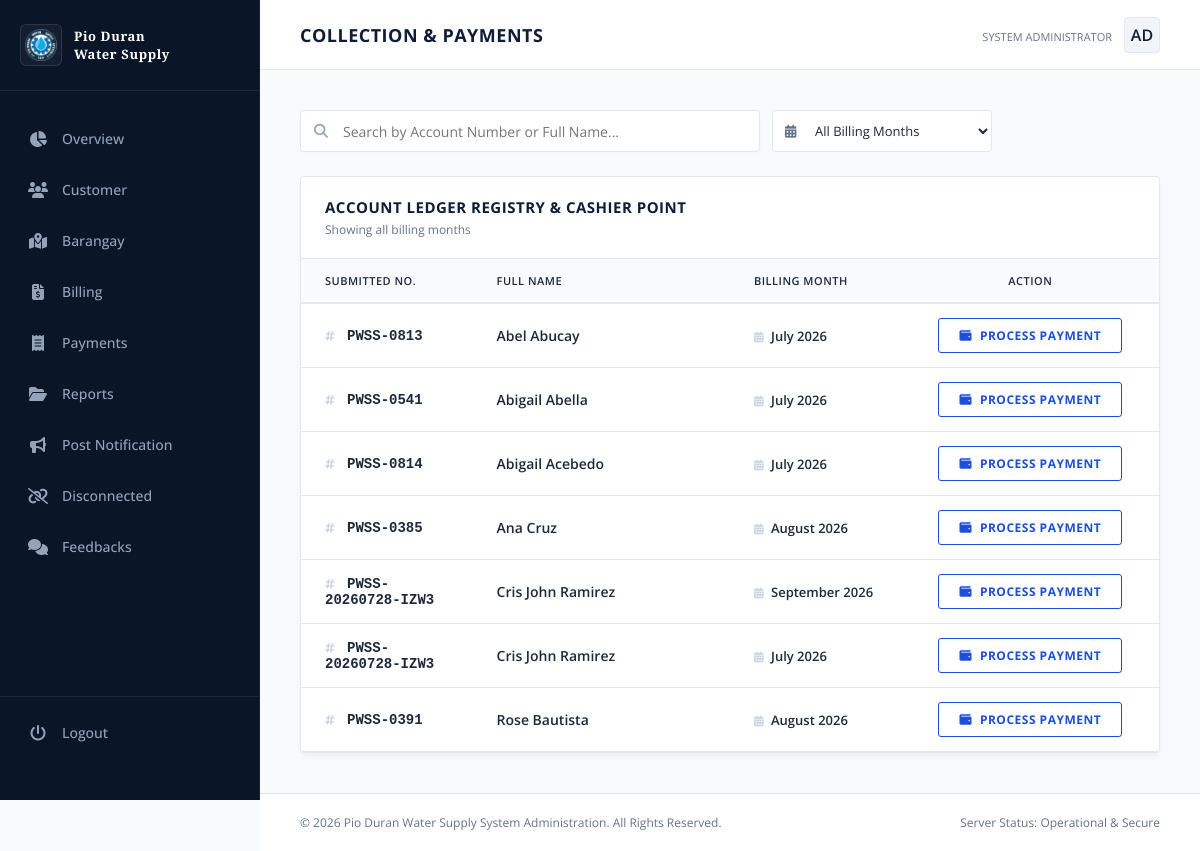
/pwss/payment/ (signed in), run on the app's committed database.
### core/models.py (models this page shows, shortened)
class Billing(models.Model):
    STATUS_CHOICES = (
        ('unpaid', 'Unpaid'),
        ('paid', 'Paid'),
    )
    customer = models.ForeignKey(
        Customer,
        on_delete=models.CASCADE,
        related_name="billings"
    )
    billing_month = models.DateField()
    previous_reading = models.DecimalField(
        max_digits=10,
        decimal_places=2
    )
    current_reading = models.DecimalField(
        max_digits=10,
        decimal_places=2,
        null=True,
        blank=True
    )
    consumption = models.DecimalField(
        max_digits=10,
        decimal_places=2,
        editable=False
    )
    rate_per_cubic = models.DecimalField(
        max_digits=10,
        decimal_places=2,
        default=Decimal("25.00")
    )
    connection_fee = models.DecimalField(
        max_digits=10,
        decimal_places=2,
        default=Decimal("0.00"),
        blank=True,
        null=True
    )
    reconnection_fee = models.DecimalField(
        max_digits=10,
        decimal_places=2,
        default=Decimal("0.00"),
        blank=True,
        null=True
    )
    violation_fee = models.DecimalField(
        max_digits=10,
        decimal_places=2,
        default=Decimal("0.00"),
        blank=True,
        null=True
    )
    penalty_fee = models.DecimalField(
        max_digits=10,
        decimal_places=2,
        default=Decimal("0.00"),
        blank=True,
        null=True
    )
    total_amount = models.DecimalField(
        max_digits=10,
        decimal_places=2,
        editable=False
    )
    due_date = models.DateField()
    status = models.CharField(
        max_length=20,
        choices=STATUS_CHOICES,
        default="unpaid"
    )
    created_at = models.DateTimeField(auto_now_add=True)

### customer/models.py (models this page shows, shortened)
class Customer(models.Model):
    STATUS_CHOICES = (
        ("new", "New Applicant"),
        ("old", "Old Customer"),
    )
    user = models.OneToOneField(
        User,
        on_delete=models.CASCADE,
        related_name="customer_profile"
    )
    firstname = models.CharField(max_length=200)
    lastname = models.CharField(max_length=200)
    middlename = models.CharField(max_length=200)
    submitter_no = models.CharField(
        max_length=250,
        unique=True,
        blank=True,
        null=True
    )
    address = models.CharField(max_length=250)
    barangay = models.ForeignKey(
        Barangay,
        on_delete=models.PROTECT,
        related_name="customers"
    )
    status = models.CharField(
        max_length=20,
        choices=STATUS_CHOICES,
        default="new"
    )
    is_active = models.BooleanField(default=True)

### core/views.py (the view)
# urls.py: path('payment/', views.payment, name='payments'),
@login_required
def payment(request):
    today = timezone.localdate()
    billings = (
        Billing.objects
        .select_related("customer")
        .filter(status="unpaid")
        .order_by(
            "customer__firstname",
            "-billing_month"
        )
    )
    for bill in billings:
        if (
            bill.due_date < today
            and (bill.penalty_fee or Decimal("0.00"))
            == Decimal("0.00")
        ):
            bill.penalty_fee = (
                bill.rate_per_cubic
                * Decimal("0.10")
            )
            bill.save()
    billing_months = (
        Billing.objects
        .filter(status="unpaid")
        .values_list(
            "billing_month",
            flat=True
        )
        .distinct()
        .order_by("-billing_month")
    )
    return render(
        request,
        "admin/payments.html",
        {
            "billings": billings,
            "billing_months": billing_months,
        }
    )

### core/templates/admin/payments.html (shortened to what this page needs)
{% extends 'admin.html' %}
{% block content %}
<header class="top-navbar">
    <div class="page-title">
        <h1 id="current-view-title">Collection &amp; Payments</h1>
    </div>
    <div class="admin-profile">
        <div class="admin-info">
            <small>System Administrator</small>
        </div>
        <div class="admin-avatar">AD</div>
    </div>
</header>
<div class="workspace">
    <div class="action-bar">
        <div class="search-container">
            <input
                type="text"
                id="paymentSearchInput"
                placeholder="Search by Account Number or Full Name..."
                onkeyup="executeLivePaymentSearch()"
                autocomplete="off"
            >
        </div>
        <div class="month-filter-container">
            <select
                id="billingMonthFilter"
                onchange="executeLivePaymentSearch()"
            >
                <option value="ALL">All Billing Months</option>
            </select>
        </div>
    </div>
    <div class="data-section">
        <div class="section-header">
            <div>
                <h3>Account Ledger Registry &amp; Cashier Point</h3>
                <p
                    id="selectedMonthLabel"
                    style="
                        margin: 4px 0 0;
                        font-size: 12px;
                        color: var(--secondary-text);
                    "
                >
                </p>
            </div>
        </div>
        <div class="table-container">
            <table
                class="classic-table"
                id="paymentsTable"
            >
                <thead>
                    <tr>
                        <th style="width: 20%;">
                            Submitted No.
                        </th>
                        <th style="width: 30%;">
                            Full Name
                        </th>
                        <th style="width: 20%;">
                            Billing Month
                        </th>
                        <th style="width: 30%; text-align: center;">
                            Action
                        </th>
                    </tr>
                </thead>
                <tbody>
                    {% for bill in billings %}
                    <tr
                        data-billing-month="{{ bill.billing_month|date:'Y-m' }}"
                    >
                        <td class="account-cell">
                            <i class="fa-solid fa-hashtag field-icon"></i>
                            {{ bill.customer.submitter_no }}
                        </td>
                        <td class="font-semibold">
                            {{ bill.customer.firstname }}
                            {{ bill.customer.lastname }}
                        </td>
                        <td class="billing-month-cell">
                            <i class="fa-solid fa-calendar-days field-icon"></i>
                            {{ bill.billing_month|date:"F Y" }}
                        </td>
                        <td>
                            <div class="action-btn-group">
                                <a
                                    href="{% url 'process_payment' bill.id %}"
                                    class="btn-action process-pay"
                                >
                                    <i class="fa-solid fa-wallet"></i>
                                    Process Payment
                                </a>
                            </div>
                        </td>
                    </tr>
                    {% endfor %}
                </tbody>
            </table>
        </div>
    </div>
</div>
{% endblock %}

### core/templates/admin.html (style rules this page uses)
:root { --bg-navy: #0f1d3a; --sidebar-bg: #0b1528; --main-bg: #f8fafc; --card-bg: #ffffff; --primary-text: #1e293b; --secondary-text: #64748b; --accent-gold: #b45309; --border-classic: #e2e8f0; --accent-blue: #1d4ed8; --success-green: #15803d; }
* { margin: 0; padding: 0; box-sizing: border-box; font-family: 'Open Sans', sans-serif; }
body { background-color: var(--main-bg); color: var(--primary-text); display: flex; min-height: 100vh; overflow-x: hidden; }
.top-navbar { background-color: var(--card-bg); height: 70px; border-bottom: 1px solid var(--border-classic); display: flex; align-items: center; justify-content: space-between; padding: 0 40px; }
.page-title h1 { font-size: 18px; font-weight: 700; color: var(--bg-navy); text-transform: uppercase; letter-spacing: 0.5px; }
.admin-profile { display: flex; align-items: center; gap: 12px; }
.admin-avatar { width: 36px; height: 36px; background-color: #f1f5f9; border: 1px solid var(--border-classic); border-radius: 4px; display: flex; align-items: center; justify-content: center; color: var(--bg-navy); font-weight: 600; }
.admin-info small { font-size: 11px; color: var(--secondary-text); text-transform: uppercase; }
.workspace { padding: 40px; display: flex; flex-direction: column; gap: 30px; flex-grow: 1; }
.data-section { background-color: var(--card-bg); border: 1px solid var(--border-classic); border-radius: 4px; box-shadow: 0 4px 6px -1px rgba(0, 0, 0, 0.05); }
.section-header { padding: 20px 24px; border-bottom: 1px solid var(--border-classic); display: flex; align-items: center; justify-content: space-between; }
.section-header h3 { font-size: 15px; font-weight: 700; text-transform: uppercase; color: var(--bg-navy); letter-spacing: 0.5px; }
.table-container { width: 100%; overflow-x: auto; }
.classic-table { width: 100%; border-collapse: collapse; text-align: left; font-size: 14px; }
.classic-table th { background-color: #f8fafc; color: var(--primary-text); font-weight: 600; padding: 14px 24px; border-bottom: 2px solid var(--border-classic); text-transform: uppercase; font-size: 11px; letter-spacing: 0.5px; }
.classic-table td { padding: 14px 24px; border-bottom: 1px solid var(--border-classic); color: var(--primary-text); }

### core/templates/admin/payments.html (style rules this page uses)
.action-bar { display: flex; justify-content: flex-start; align-items: center; gap: 12px; margin-bottom: -6px; }
.search-container { position: relative; width: 100%; max-width: 460px; }
.search-container input[type="text"] { width: 100%; height: 42px; padding: 8px 12px 8px 42px; font-size: 14px; color: var(--primary-text); background-color: #ffffff; border: 1px solid var(--border-classic); border-radius: 4px; box-sizing: border-box; box-shadow: 0 2px 4px rgba(0, 0, 0, 0.02); transition: all 0.15s ease; }
.month-filter-container { position: relative; width: 220px; }
.month-filter-container select { width: 100%; height: 42px; padding: 8px 12px 8px 38px; font-size: 13px; color: var(--primary-text); background-color: #ffffff; border: 1px solid var(--border-classic); border-radius: 4px; cursor: pointer; outline: none; }
.billing-month-cell { font-size: 13px; font-weight: 600; color: var(--secondary-text); }
.field-icon { font-size: 11px; color: #cbd5e1; margin-right: 4px; }
.account-cell { font-family: monospace; font-size: 14px; font-weight: 600; color: var(--secondary-text); }
.font-semibold { font-weight: 600; color: var(--bg-navy); }
.action-btn-group { display: flex; justify-content: center; }
.btn-action.process-pay { background-color: #ffffff; border: 1px solid var(--accent-blue); color: var(--accent-blue); padding: 8px 20px; font-size: 12px; font-weight: 700; border-radius: 3px; cursor: pointer; display: inline-flex; align-items: center; gap: 8px; text-transform: uppercase; letter-spacing: 0.5px; transition: all 0.15s ease; text-decoration: none; }

### data on the page
Billing: customer.submitter_no "PWSS-0813", customer.firstname "Abel", customer.lastname "Abucay", billing_month "July 2026"
Billing: customer.submitter_no "PWSS-0541", customer.firstname "Abigail", customer.lastname "Abella", billing_month "July 2026"
Billing: customer.submitter_no "PWSS-0814", customer.firstname "Abigail", customer.lastname "Acebedo", billing_month "July 2026"
Billing: customer.submitter_no "PWSS-0385", customer.firstname "Ana", customer.lastname "Cruz", billing_month "August 2026"
Billing: customer.submitter_no "PWSS-20260728-IZW3", customer.firstname "Cris John", customer.lastname "Ramirez", billing_month "September 2026"
Billing: customer.submitter_no "PWSS-20260728-IZW3", customer.firstname "Cris John", customer.lastname "Ramirez", billing_month "July 2026"
Billing: customer.submitter_no "PWSS-0391", customer.firstname "Rose", customer.lastname "Bautista", billing_month "August 2026"
